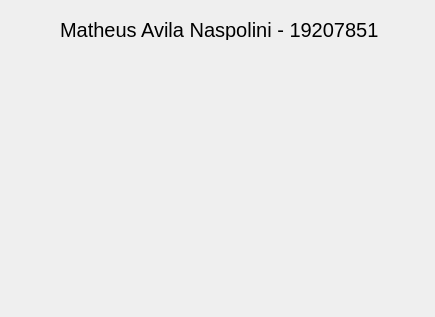
<?xml version="1.0" encoding="UTF-8"?>
<ui version="4.0">
 <class>About</class>
 <widget class="QDialog" name="About">
  <property name="geometry">
   <rect>
    <x>0</x>
    <y>0</y>
    <width>435</width>
    <height>317</height>
   </rect>
  </property>
  <property name="windowTitle">
   <string>Dialog</string>
  </property>
  <widget class="QLabel" name="label_picture">
   <property name="geometry">
    <rect>
     <x>110</x>
     <y>70</y>
     <width>231</width>
     <height>201</height>
    </rect>
   </property>
   <property name="text">
    <string/>
   </property>
  </widget>
  <widget class="QLabel" name="label">
   <property name="geometry">
    <rect>
     <x>60</x>
     <y>20</y>
     <width>341</width>
     <height>20</height>
    </rect>
   </property>
   <property name="font">
    <font>
     <pointsize>15</pointsize>
    </font>
   </property>
   <property name="text">
    <string>Matheus Avila Naspolini - 19207851</string>
   </property>
  </widget>
 </widget>
 <resources/>
 <connections/>
</ui>
